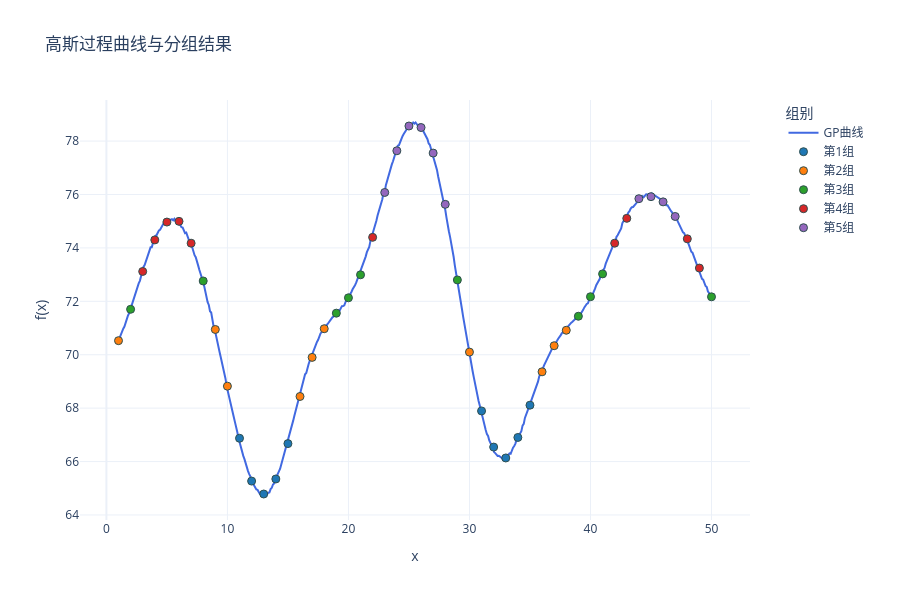

Source (notebook cell):
### Code cell
import numpy as np
import plotly.graph_objects as go
from sklearn.gaussian_process import GaussianProcessRegressor
from sklearn.gaussian_process.kernels import RBF, ConstantKernel,WhiteKernel
from util.methods import assign_variances
seed = 712
# 定义核函数
kernel = ConstantKernel(25.0) * RBF(length_scale=4.0) + WhiteKernel(1e-3)
gp = GaussianProcessRegressor(kernel=kernel)

x_dense = np.linspace(1, 50, 500).reshape(-1, 1)

y_dense = gp.sample_y(x_dense, n_samples=1, random_state=seed).flatten() + 70

# 提取整数点对应的y值
integer_points = np.arange(1, 51)
y_integers = y_dense[np.linspace(0, 499, 50, dtype=int)]

# 计算整数点的协方差矩阵
cov_matrix = kernel(integer_points.reshape(-1,1))

# 计算相关性矩阵
std_dev = np.sqrt(np.diag(cov_matrix))  
corr_matrix = cov_matrix / np.outer(std_dev, std_dev)  

np.savetxt('Sigma1.txt', cov_matrix, 
           fmt='%.6f',
           header=f'高斯过程协方差矩阵(1-50整数点)\n核函数: {kernel}')

np.savetxt('correlation_matrix.txt', corr_matrix,
           fmt='%.6f',
           header=f'高斯过程相关性矩阵(1-50整数点)\n核函数: {kernel}')

np.savetxt('mu.txt', 
           y_integers,
           fmt='%.6f',
           header='真实均值')

# 创建分组标签 (5组，每组10个点)
group_labels = np.floor(np.argsort(np.argsort(y_integers))/10).astype(int)
group_names = [f"第{i+1}组" for i in range(5)]  # 组别名称

fig = go.Figure()

fig.add_trace(go.Scatter(
    x=x_dense.flatten(), 
    y=y_dense,
    mode='lines',
    name='GP曲线',
    line=dict(color='royalblue', width=2)
))

colors = ['#1f77b4', '#ff7f0e', '#2ca02c', '#d62728', '#9467bd']  # 5种不同颜色
for group in range(5):
    mask = (group_labels == group)
    fig.add_trace(go.Scatter(
        x=integer_points[mask],
        y=y_integers[mask],
        mode='markers',
        name=group_names[group],
        marker=dict(
            color=colors[group],
            size=8,
            line=dict(width=1, color='DarkSlateGrey')
    )))

fig.update_layout(
    title='高斯过程曲线与分组结果',
    xaxis_title='x',
    yaxis_title='f(x)',
    template='plotly_white',
    height=600,
    width=900,
    legend=dict(
        title='组别',
        x=1.05,
        y=1,
        xanchor='left',
        yanchor='top',
        bgcolor='rgba(255,255,255,0.8)'
    ),
    margin=dict(r=150) 
)

fig.show()

### Figure 1 — Plotly figure (JSON) as saved in the notebook; plotly's stock layout.template omitted (floating-point values rounded to 4 significant figures; data arrays with more than 128 entries replaced by an {"elided": "..."} marker saying what was removed)
{"data": [{"line": {"color": "royalblue", "width": 2}, "mode": "lines", "name": "GP曲线", "type": "scatter", "x": {"elided": "500 float values"}, "y": {"elided": "500 float values"}}, {"marker": {"color": "#1f77b4", "line": {"color": "DarkSlateGrey", "width": 1}, "size": 8}, "mode": "markers", "name": "第1组", "type": "scatter", "x": [11, 12, 13, 14, 15, 31, 32, 33, 34, 35], "y": [66.87, 65.27, 64.79, 65.35, 66.67, 67.9, 66.54, 66.13, 66.9, 68.11]}, {"marker": {"color": "#ff7f0e", "line": {"color": "DarkSlateGrey", "width": 1}, "size": 8}, "mode": "markers", "name": "第2组", "type": "scatter", "x": [1, 9, 10, 16, 17, 18, 30, 36, 37, 38], "y": [70.53, 70.95, 68.82, 68.44, 69.9, 70.97, 70.1, 69.36, 70.34, 70.92]}, {"marker": {"color": "#2ca02c", "line": {"color": "DarkSlateGrey", "width": 1}, "size": 8}, "mode": "markers", "name": "第3组", "type": "scatter", "x": [2, 8, 19, 20, 21, 29, 39, 40, 41, 50], "y": [71.7, 72.76, 71.56, 72.13, 72.99, 72.8, 71.44, 72.17, 73.03, 72.17]}, {"marker": {"color": "#d62728", "line": {"color": "DarkSlateGrey", "width": 1}, "size": 8}, "mode": "markers", "name": "第4组", "type": "scatter", "x": [3, 4, 5, 6, 7, 22, 42, 43, 48, 49], "y": [73.12, 74.3, 74.97, 74.99, 74.18, 74.4, 74.18, 75.11, 74.34, 73.25]}, {"marker": {"color": "#9467bd", "line": {"color": "DarkSlateGrey", "width": 1}, "size": 8}, "mode": "markers", "name": "第5组", "type": "scatter", "x": [23, 24, 25, 26, 27, 28, 44, 45, 46, 47], "y": [76.08, 77.64, 78.57, 78.51, 77.55, 75.63, 75.84, 75.92, 75.72, 75.18]}], "layout": {"height": 600, "legend": {"bgcolor": "rgba(255,255,255,0.8)", "title": {"text": "组别"}, "x": 1.05, "xanchor": "left", "y": 1, "yanchor": "top"}, "margin": {"r": 150}, "title": {"text": "高斯过程曲线与分组结果"}, "width": 900, "xaxis": {"title": {"text": "x"}}, "yaxis": {"title": {"text": "f(x)"}}}}
